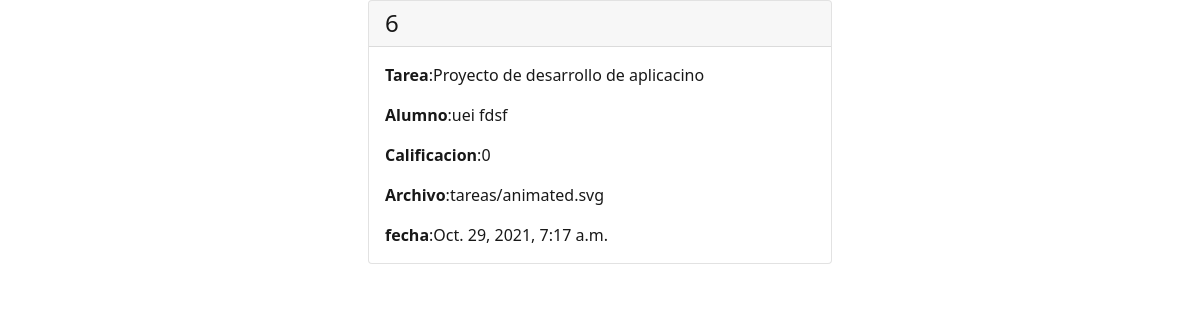
/detalle/6, run on an earlier commit of the app's database.
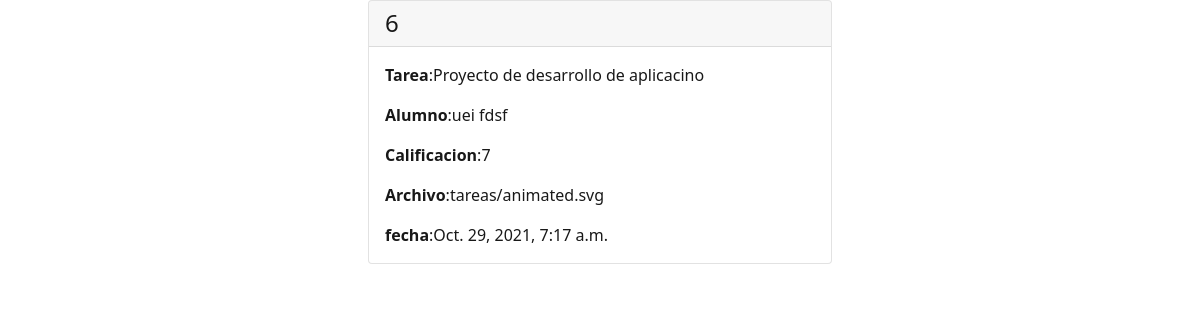
And on a later commit of the database.
### sistema_calificacion/models.py (models this page shows, shortened)
class EntregaTareas(models.Model):
    codigo_tarea = models.BigAutoField(primary_key=True)
    tarea = models.ForeignKey(Tareas, on_delete=models.CASCADE, default=1)
    alumno = models.ForeignKey(UserApp, on_delete=models.CASCADE, default=4)
    calificacion = models.IntegerField(default=0)
    archivo_asociado = models.FileField(upload_to='./tareas')
    fecha_de_subida = models.DateTimeField(null=True)

class Tareas(models.Model):
    id_tarea = models.BigAutoField(primary_key=True,null=False, blank=False)
    title = models.CharField(max_length=50, null=False, blank=True)
    description = models.CharField(max_length=500, null=False, blank=True)
    curso = models.ForeignKey(Curso, on_delete=models.CASCADE, default=0)
    valor = models.IntegerField(default=0)
    fecha_de_entrega = models.DateTimeField()
    def __str__(self):
        return self.title

class UserApp(models.Model):
    id_userApp = models.OneToOneField(User, on_delete=models.CASCADE)
    rol_teacher = models.ForeignKey(Roles, on_delete=models.CASCADE, default=4)
    parent_email = models.EmailField()
    def __str__(self):
        return f'{self.id_userApp.first_name} {self.id_userApp.last_name}'

### sistema_calificacion/views.py (the view)
# urls.py: path('detalle/<int:pk>',DetailViewEntrega.as_view(),name='detail'),
class DetailViewEntrega(DetailView):
    model = EntregaTareas
    template_name = 'detalle.html'

### sistema_calificacion/Templates/detalle.html (shortened to what this page needs)
{% extends "base.html" %}
{%block content%}
{% load static %}
<div class="card text-black mb-3 mx-auto" style="width: 29rem;opacity:0.9">
    <h4 class="card-header">
        {{object.codigo_tarea}}
    </h4>
     <div class="card-body">
         <p class="card-text"><b>Tarea</b>:{{object.tarea}} </p>
         <p class="card-text"><b>Alumno</b>:{{object.alumno}} </p>
         <p class="card-text"><b>Calificacion</b>:{{object.calificacion}} </p>
         <p class="card-text"><b>Archivo</b>:{{object.archivo_asociado}} </p>
         <p class="card-text"><b>fecha</b>:{{object.fecha_de_subida }} </p>
     </div>
</div>
{%endblock%}

What changed in the data, as far as the page shows it:
changed EntregaTareas "tareas/animated.svg": calificacion "0" → "7"
